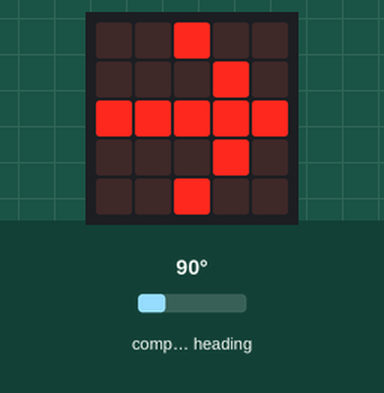
This program was run on a simulated BBC micro:bit (MakeCode). Parts: the board's 5×5 LED display. Inputs (shaded band) come from the test bench; at power-on: compass heading 90°. The compass is already calibrated.

Above: at 1.2 s.
1.3 s: compass heading set to 7°
At 2.3 s:
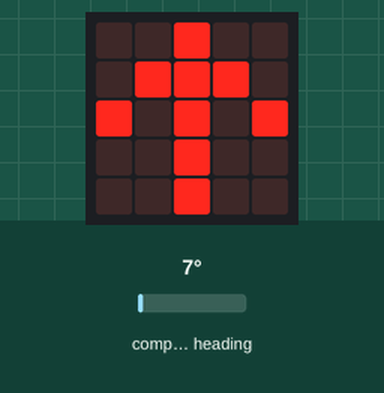
3.3 s: compass heading set to 180°
At 4.8 s:
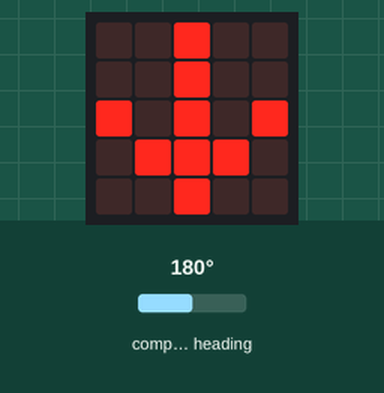
5.2 s: compass heading set to 269°
At 6.1 s:
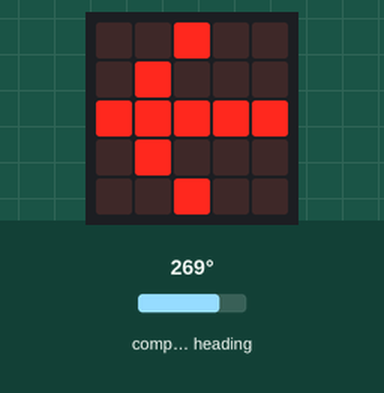
7.0 s: compass heading set to 90°
At 8.6 s:
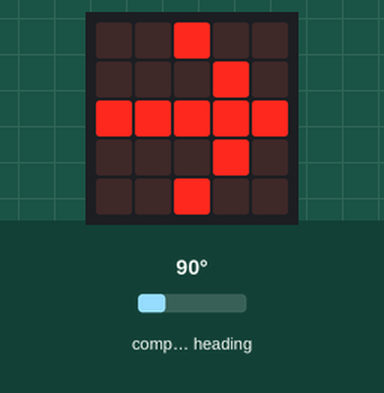
8.9 s: compass heading set to 104°
At 9.9 s:
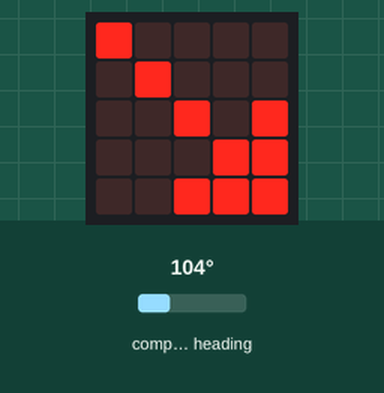
10.8 s: compass heading set to 194°
At 12.5 s:
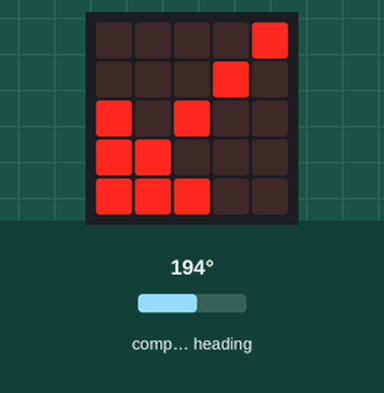
Timing chart, 0 to 13.6 s (numbered marks = the images above; inputs shaded):
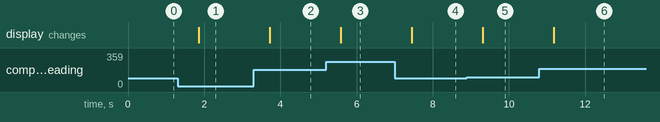

The program:

main.ts
```typescript
basic.forever(function () {
    if (input.compassHeading() > 350 || input.compassHeading() < 10) {
        basic.showArrow(ArrowNames.North)
    } else if (input.compassHeading() > 80 && input.compassHeading() < 100) {
        basic.showArrow(ArrowNames.East)
    } else if (input.compassHeading() > 170 && input.compassHeading() < 190) {
        basic.showArrow(ArrowNames.South)
    } else if (input.compassHeading() > 260 && input.compassHeading() < 280) {
        basic.showArrow(ArrowNames.West)
    } else if (input.compassHeading() > 10 && input.compassHeading() < 80) {
        basic.showArrow(ArrowNames.NorthEast)
    } else if (input.compassHeading() > 100 && input.compassHeading() < 170) {
        basic.showArrow(ArrowNames.SouthEast)
    } else if (input.compassHeading() > 190 && input.compassHeading() < 260) {
        basic.showArrow(ArrowNames.SouthWest)
    } else if (input.compassHeading() > 280 && input.compassHeading() < 350) {
        basic.showArrow(ArrowNames.NorthWest)
    } else {
        basic.showIcon(IconNames.No)
    }
})
```

test.ts
```typescript
// aquí va el archivo "tests"; esto no se compilará cuando este paquete se utilice como una extensión.
```

Measured:
- after the input at 1.3 s, the display: changes after 0.56 s (image 1)
- after the input at 3.3 s, the display: changes after 0.43 s (image 2)
- after the input at 5.2 s, the display: changes after 0.39 s (image 3)
- after the input at 7.0 s, the display: changes after 0.45 s (image 4)
- after the input at 8.9 s, the display: changes after 0.42 s (image 5)
- after the input at 10.8 s, the display: changes after 0.38 s (image 6)
